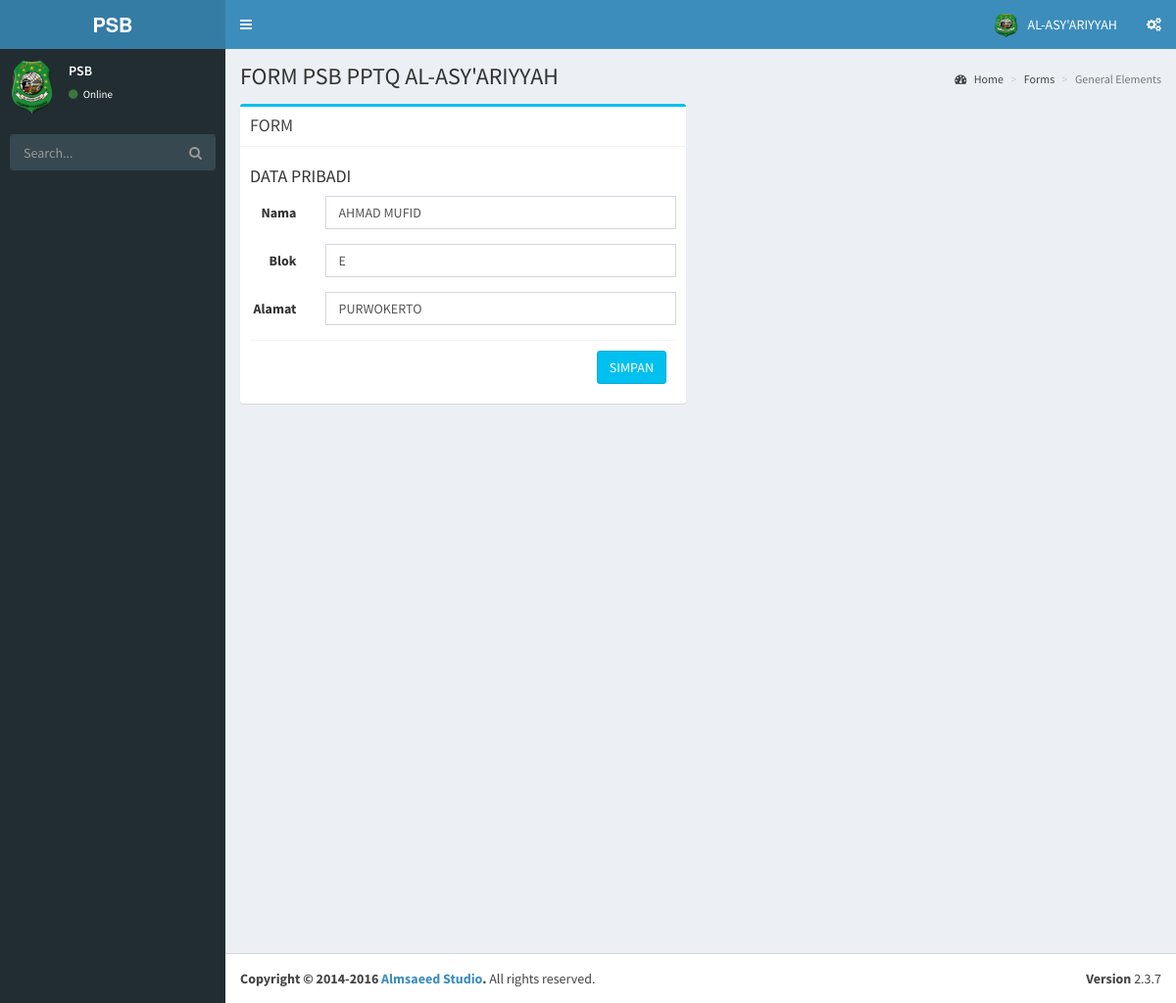
/edit.php?id=25&aksi=edit, run on the app's committed database.
### tables this page shows
CREATE TABLE `user` (
  `id` int(11) NOT NULL,
  `nama` varchar(100) NOT NULL,
  `alamat` varchar(100) NOT NULL,
  `blok` varchar(11) NOT NULL
);

### lib_database.php (called while the page is built, shortened)
<?php
class database{
	function edit($id){
		$data = mysql_query("select * from user where id='$id'");
		while($d = mysql_fetch_array($data)){
			$hasil[] = $d;
		}
		return $hasil;
	}
	}
?>

### edit.php (the view, shortened to what this page needs)
 <?php
              include 'lib_database.php';
              $db = new database();
                                    ?>
<!DOCTYPE html>
<html>
<head>
  <link rel="stylesheet" href=" bootstrap/css/bootstrap.min.css">
  <link rel="stylesheet" href="https://cdnjs.cloudflare.com/ajax/libs/font-awesome/4.5.0/css/font-awesome.min.css">
  <link rel="stylesheet" href="https://cdnjs.cloudflare.com/ajax/libs/ionicons/2.0.1/css/ionicons.min.css">
  <link rel="stylesheet" href=" dist/css/AdminLTE.min.css">
  <link rel="stylesheet" href=" dist/css/skins/_all-skins.min.css">
</head>
<body class="hold-transition skin-blue sidebar-mini">
<div class="wrapper">
  <header class="main-header">
    <a href=" index2.html" class="logo">
      <span class="logo-lg"><b>PSB</b></span>
    </a>
    <nav class="navbar navbar-static-top">
      <a href="#" class="sidebar-toggle" data-toggle="offcanvas" role="button">
      </a>
      <div class="navbar-custom-menu">
        <ul class="nav navbar-nav">
          <li class="dropdown user user-menu">
            <a href="#" class="dropdown-toggle" data-toggle="dropdown">
              <img src=" dist/img/asy.png" class="user-image" alt="User Image">
              <span class="hidden-xs">AL-ASY'ARIYYAH</span>
            </a>
          </li>
          <li>
            <a href="#" data-toggle="control-sidebar"><i class="fa fa-gears"></i></a>
          </li>
        </ul>
      </div>
    </nav>
  </header>
  <aside class="main-sidebar">
    <section class="sidebar">
      <div class="user-panel">
        <div class="pull-left image">
          <img src=" dist/img/asy.png" class="img-circle" alt="User Image">
        </div>
        <div class="pull-left info">
          <p>PSB </p>
          <a href="#"><i class="fa fa-circle text-success"></i> Online</a>
        </div>
      </div>
      <form action="#" method="get" class="sidebar-form">
        <div class="input-group">
          <input type="text" name="q" class="form-control" placeholder="Search...">
              <span class="input-group-btn">
                <button type="submit" name="search" id="search-btn" class="btn btn-flat"><i class="fa fa-search"></i>
                </button>
              </span>
        </div>
      </form>
    </section>
  </aside>
  <div class="content-wrapper">
    <section class="content-header">
      <h1>
       FORM PSB PPTQ AL-ASY'ARIYYAH
      </h1>
      <ol class="breadcrumb">
        <li><a href="#"><i class="fa fa-dashboard"></i> Home</a></li>
        <li><a href="#">Forms</a></li>
        <li class="active">General Elements</li>
      </ol>
    </section>
    <section class="content">
      <div class="row">
        <div class="col-md-6">
          <div class="box box-info">
            <div class="box-header with-border">
              <h3 class="box-title">FORM</h3>
            </div>
            <form class="form-horizontal" action="proses.php?aksi=update" method="post">
            <?php
              foreach($db->edit($_GET['id']) as $d){?>
              <div class="box-body">
                <h4>DATA PRIBADI</h4>
                <div class="form-group">
                  <label for="inputtext3" class="col-sm-2 control-label">Nama</label>
                  <div class="col-sm-10">
                    <input type="text" class="form-control" name="nama" value="<?php echo $d['nama']?>" >
                  </div>
                </div>
                <div class="form-group">
                  <label for="inputtext3" class="col-sm-2 control-label">Blok</label>
                  <div class="col-sm-10">
                    <input type="text" class="form-control" name="blok" value="<?php echo $d['blok']?>" >
                  </div>
                </div>
                <div class="form-group">
                  <label for="inputtext3" class="col-sm-2 control-label">Alamat</label>
                  <div class="col-sm-10">
                  <input type="text" class="form-control" rows="3" name="alamat" value="<?php echo $d['alamat']?>" >
                  </div>
                </div>
              <div class="box-footer">
                <button type="submit" class="btn btn-info pull-right">SIMPAN</button>
              </div>
            <?php }?>
            </form>
          </div>
        </div>
      </div>
    </section>
  </div>
  <footer class="main-footer">
    <div class="pull-right hidden-xs">
      <b>Version</b> 2.3.7
    </div>
    <strong>Copyright &copy; 2014-2016 <a href="http://almsaeedstudio.com">Almsaeed Studio</a>.</strong> All rights
    reserved.
  </footer>
</div>
</body>
</html>

### data on the page
user: nama "AHMAD MUFID", blok "E", alamat "PURWOKERTO"
